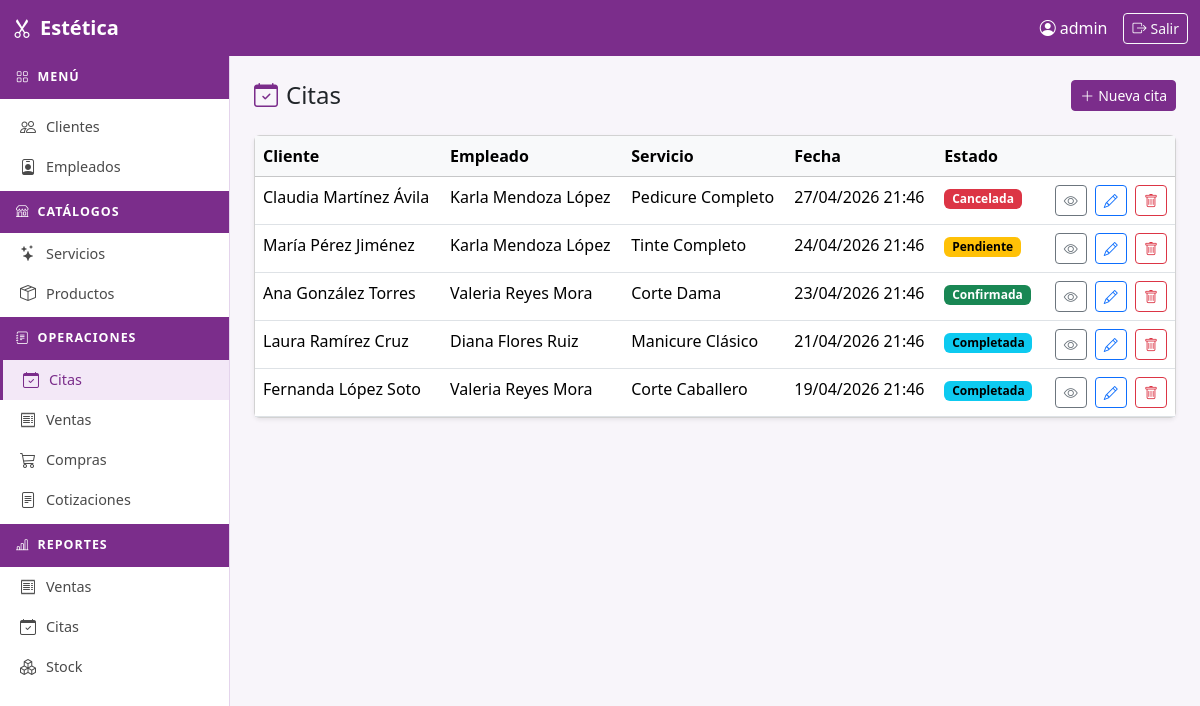
/operaciones/citas/?page=2 (signed in), run on an earlier commit of the app's database.
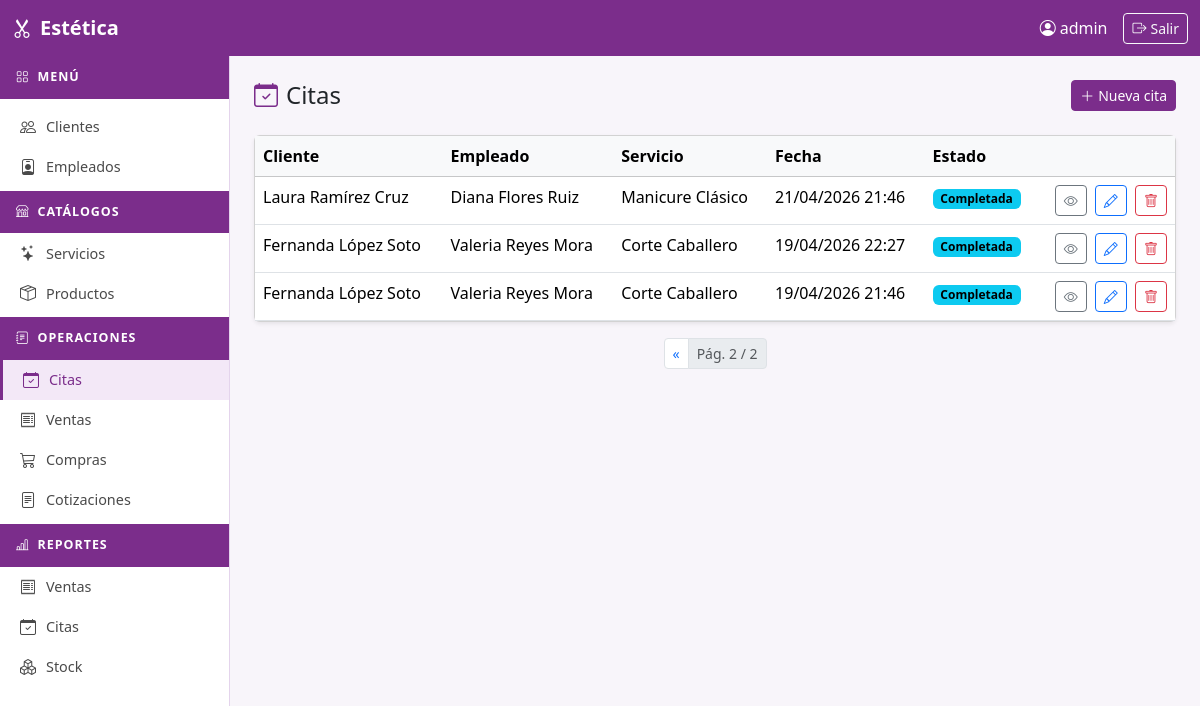
And on a later commit of the database.
### apps/operaciones/models.py (models this page shows, shortened)
class Cita(models.Model):
    ESTADO_CHOICES = [
        ('pendiente', 'Pendiente'),
        ('confirmada', 'Confirmada'),
        ('completada', 'Completada'),
        ('cancelada', 'Cancelada'),
    ]
    cliente = models.ForeignKey(Cliente, on_delete=models.CASCADE, related_name='citas')
    empleado = models.ForeignKey(Empleado, on_delete=models.CASCADE, related_name='citas')
    servicio = models.ForeignKey(Servicio, on_delete=models.CASCADE, related_name='citas')
    fecha_inicio = models.DateTimeField()
    fecha_fin = models.DateTimeField()
    estado = models.CharField(max_length=20, choices=ESTADO_CHOICES, default='pendiente')
    activo = models.BooleanField(default=True)
    class Meta:
        verbose_name = 'Cita'
        verbose_name_plural = 'Citas'
        ordering = ['-fecha_inicio']

### apps/clientes/models.py (models this page shows)
class Cliente(models.Model):
    nombre = models.CharField(max_length=50)
    telefono = models.CharField(max_length=50)
    email = models.CharField(max_length=100, blank=True)
    fecha_registro = models.DateTimeField(auto_now_add=True)
    activo = models.BooleanField(default=True)
    class Meta:
        verbose_name = 'Cliente'
        verbose_name_plural = 'Clientes'
        ordering = ['nombre']
    def __str__(self):
        return self.nombre

### apps/empleados/models.py (models this page shows, shortened)
class Empleado(models.Model):
    ROL_CHOICES = [
        ('estilista', 'Estilista'),
        ('colorista', 'Colorista'),
        ('manicurista', 'Manicurista'),
        ('recepcionista', 'Recepcionista'),
        ('gerente', 'Gerente'),
    ]
    nombre = models.CharField(max_length=50)
    telefono = models.CharField(max_length=50)
    rol = models.CharField(max_length=50, choices=ROL_CHOICES)
    fecha_ingreso = models.DateField()
    activo = models.BooleanField(default=True)
    class Meta:
        verbose_name = 'Empleado'
        verbose_name_plural = 'Empleados'
        ordering = ['nombre']

### apps/servicios/models.py (models this page shows, shortened)
class Servicio(models.Model):
    CATEGORIA_CHOICES = [
        ('corte', 'Corte'),
        ('color', 'Color'),
        ('tratamiento', 'Tratamiento'),
        ('unas', 'Uñas'),
        ('maquillaje', 'Maquillaje'),
        ('otro', 'Otro'),
    ]
    nombre = models.CharField(max_length=50)
    categoria = models.CharField(max_length=50, choices=CATEGORIA_CHOICES)
    precio_base = models.DecimalField(max_digits=10, decimal_places=2)
    activo = models.BooleanField(default=True)
    class Meta:
        verbose_name = 'Servicio'
        verbose_name_plural = 'Servicios'
        ordering = ['categoria', 'nombre']

### apps/operaciones/views.py (the view)
# urls.py: path('citas/', views.cita_list, name='cita_list'),
@login_required
def cita_list(request):
    qs = Cita.objects.filter(activo=True).select_related('cliente', 'empleado', 'servicio')
    return render(request, 'operaciones/cita_list.html', {'citas': _paginate(qs, request)})

### apps/operaciones/views.py (called while the page is built)
def _paginate(queryset, request):
    paginator = Paginator(queryset, 10)
    page = request.GET.get('page')
    try:
        return paginator.page(page)
    except PageNotAnInteger:
        return paginator.page(1)
    except EmptyPage:
        return paginator.page(paginator.num_pages)

### templates/operaciones/cita_list.html (shortened to what this page needs)
{% extends "base.html" %}
{% block content %}
<div class="d-flex justify-content-between align-items-center mb-4">
  <h4 class="mb-0"><i class="bi bi-calendar-check me-2" style="color:#7b2d8b"></i>Citas</h4>
  <a href="{% url 'operaciones:cita_create' %}" class="btn btn-primary btn-sm"><i class="bi bi-plus-lg me-1"></i>Nueva cita</a>
</div>
<div class="card shadow-sm">
  <div class="card-body p-0">
    <table class="table table-hover mb-0">
      <thead class="table-light">
        <tr><th>Cliente</th><th>Empleado</th><th>Servicio</th><th>Fecha</th><th>Estado</th><th></th></tr>
      </thead>
      <tbody>
        {% for c in citas %}
        <tr>
          <td>{{ c.cliente }}</td>
          <td>{{ c.empleado.nombre }}</td>
          <td>{{ c.servicio.nombre }}</td>
          <td>{{ c.fecha_inicio|date:"d/m/Y H:i" }}</td>
          <td><span class="badge badge-{{ c.estado }}">{{ c.get_estado_display }}</span></td>
          <td class="text-end">
            <a href="{% url 'operaciones:cita_detail' c.pk %}" class="btn btn-sm btn-outline-secondary me-1"><i class="bi bi-eye"></i></a>
            <a href="{% url 'operaciones:cita_update' c.pk %}" class="btn btn-sm btn-outline-primary me-1"><i class="bi bi-pencil"></i></a>
            <a href="{% url 'operaciones:cita_delete' c.pk %}" class="btn btn-sm btn-outline-danger"><i class="bi bi-trash"></i></a>
          </td>
        </tr>
        {% empty %}
        <tr><td colspan="6" class="text-center text-muted py-4">Sin citas registradas.</td></tr>
        {% endfor %}
      </tbody>
    </table>
  </div>
</div>
{% if citas.has_other_pages %}
<nav class="mt-3">
  <ul class="pagination pagination-sm justify-content-center">
    {% if citas.has_previous %}<li class="page-item"><a class="page-link" href="?page={{ citas.previous_page_number }}">«</a></li>{% endif %}
    <li class="page-item disabled"><a class="page-link">Pág. {{ citas.number }} / {{ citas.paginator.num_pages }}</a></li>
  </ul>
</nav>
{% endif %}
{% endblock %}

What changed in the data, as far as the page shows it:
no longer on this page (row unchanged): Cita: cliente "Claudia Martínez Ávila", empleado.nombre "Karla Mendoza López", servicio.nombre "Pedicure Completo", fecha_inicio "27/04/2026 21:46", estado "Cancelada"
no longer on this page (row unchanged): Cita: cliente "María Pérez Jiménez", empleado.nombre "Karla Mendoza López", servicio.nombre "Tinte Completo", fecha_inicio "24/04/2026 21:46", estado "Pendiente"
no longer on this page (row unchanged): Cita: cliente "Ana González Torres", empleado.nombre "Valeria Reyes Mora", servicio.nombre "Corte Dama", fecha_inicio "23/04/2026 21:46", estado "Confirmada"
added Cita: cliente "Fernanda López Soto", empleado.nombre "Valeria Reyes Mora", servicio.nombre "Corte Caballero", fecha_inicio "19/04/2026 22:27", estado "Completada"
Also different on the page:
{{ citas.number }}: (not shown) → "2"
{{ citas.paginator.num_pages }}: (not shown) → "2"
text now shown: "« Pág. /"
